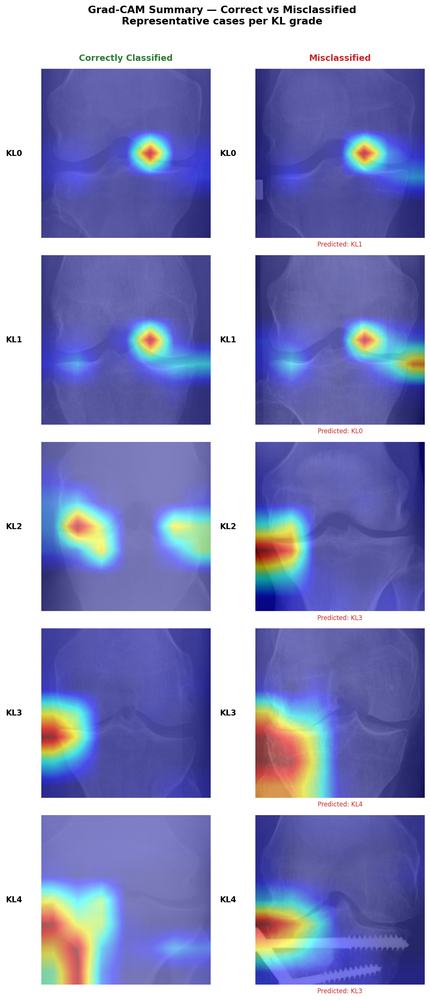
#> input picture supplementary/gradcam_grid.png, 430 x 1000 px, shrunk from 1145 x 2661 before the run
$ python quality_control.py --image_dir ../../supplementary
#> lines starting #> are read from the running program, lines starting #| are printed output that depends on the picture
"""Quality control checks on converted radiograph images."""

import argparse
from pathlib import Path

import numpy as np
import pandas as pd
from PIL import Image


def assess_image(img_path: Path) -> dict:
    try:
        img = Image.open(img_path).convert("L")
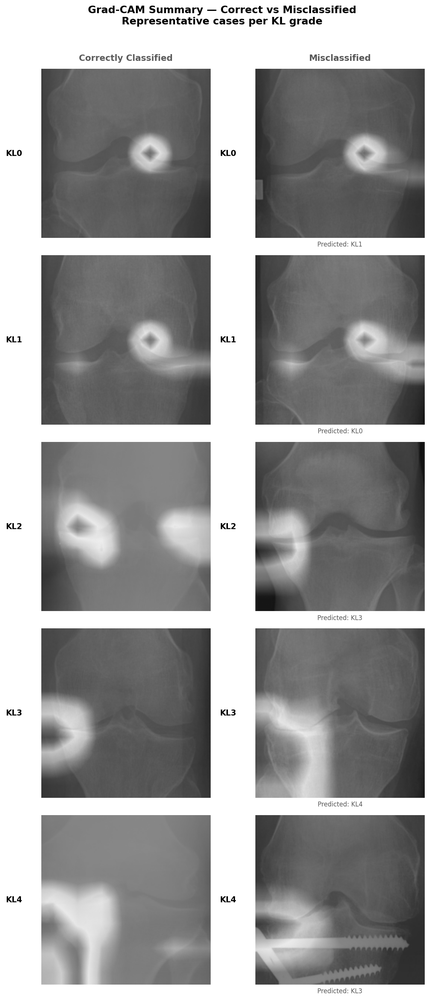
#> img: PIL image 430x1000 L; min 0, max 255, mean 154.7
        arr = np.array(img, dtype=np.float32)
        return {
            "path": str(img_path),
            "mean_intensity": float(arr.mean()),
            "std_intensity": float(arr.std()),
            "min_intensity": float(arr.min()),
            "max_intensity": float(arr.max()),
            "is_blank": arr.std() < 5.0,
            "is_clipped": arr.max() == 255 and arr.mean() > 200,
            "status": "ok",
        }
    except Exception as e:
        return {"path": str(img_path), "status": f"error: {e}"}


def main(args):
    image_dir = Path(args.image_dir)
    images = list(image_dir.rglob("*.png"))
    print(f"Assessing {len(images)} images...")

    records = [assess_image(p) for p in images]
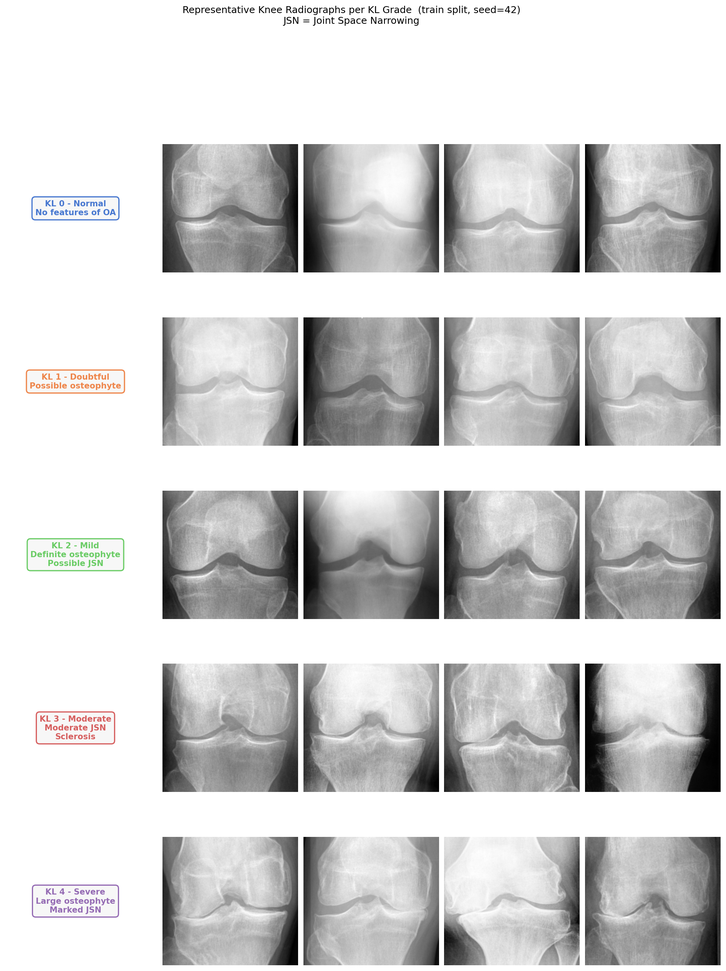
#> input picture supplementary/kl_grade_examples.png, 726 x 971 px, shrunk from 1890 x 2527 before the run
#> records = 2 items
    df = pd.DataFrame(records)
#> df = table of 2 rows and 8 columns

    out = Path(args.output)
    out.parent.mkdir(parents=True, exist_ok=True)
#> (the run stopped early here; a loop or call above may not have finished)
